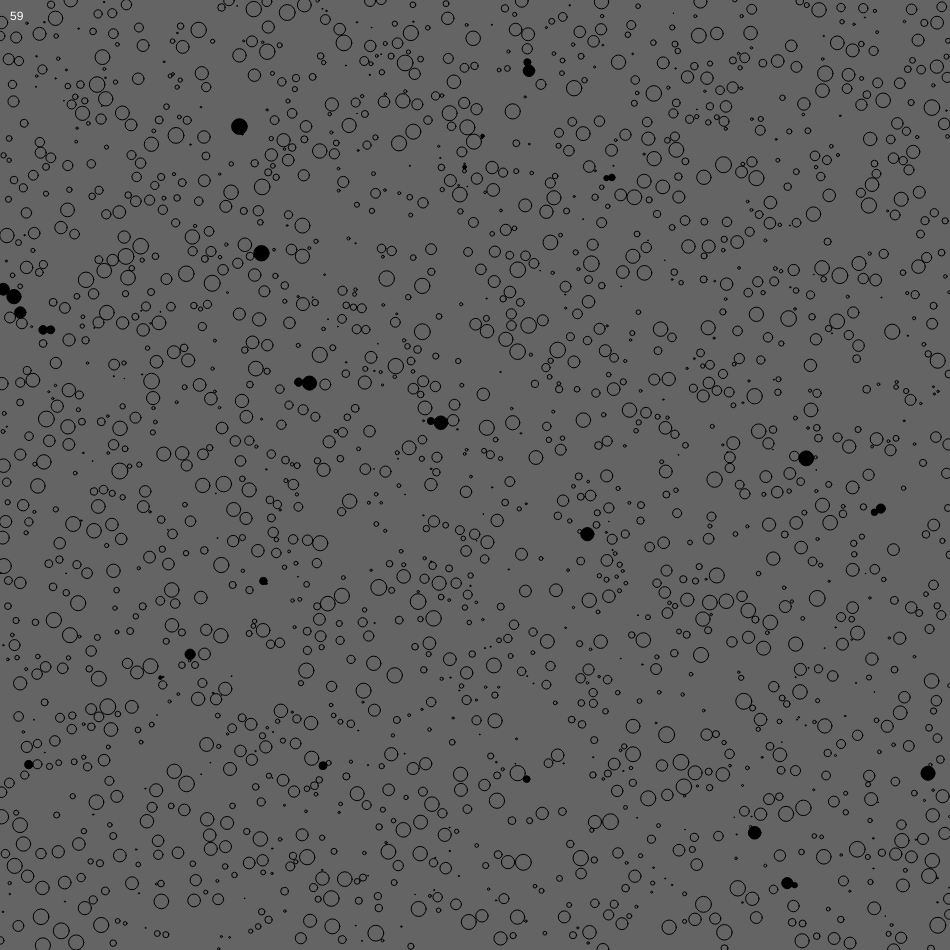
Frame 1 (no input)
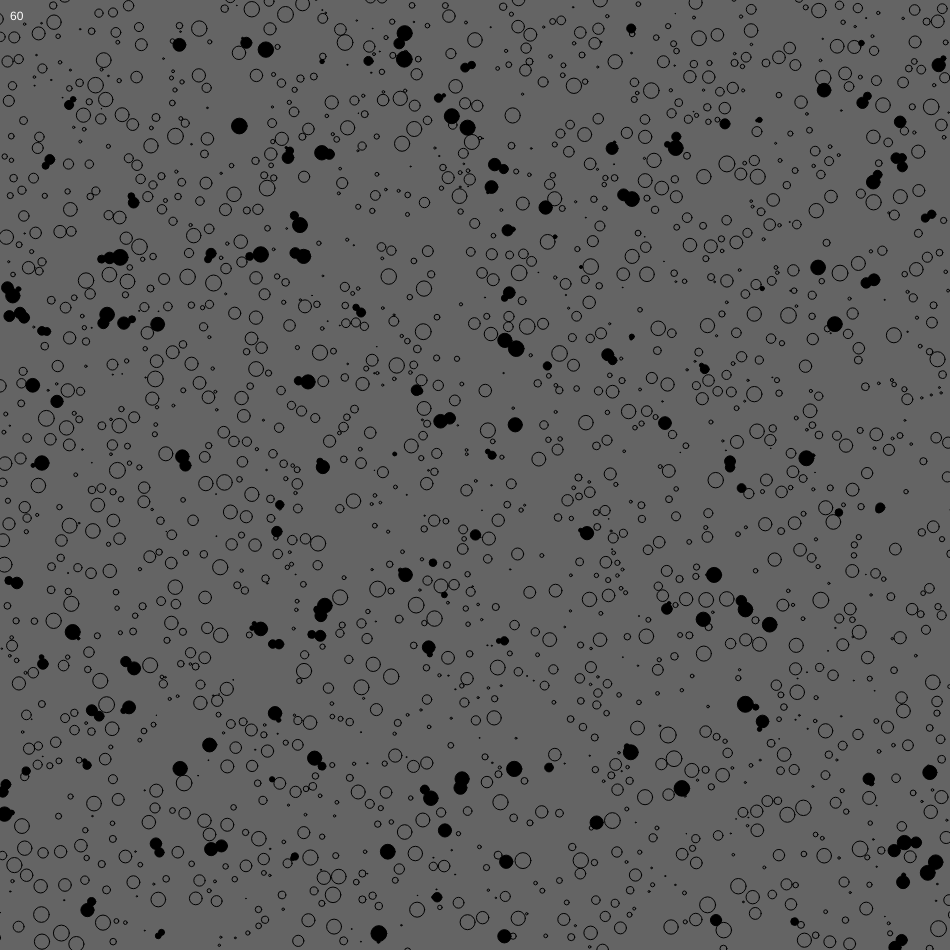
Frame 60 (no input)
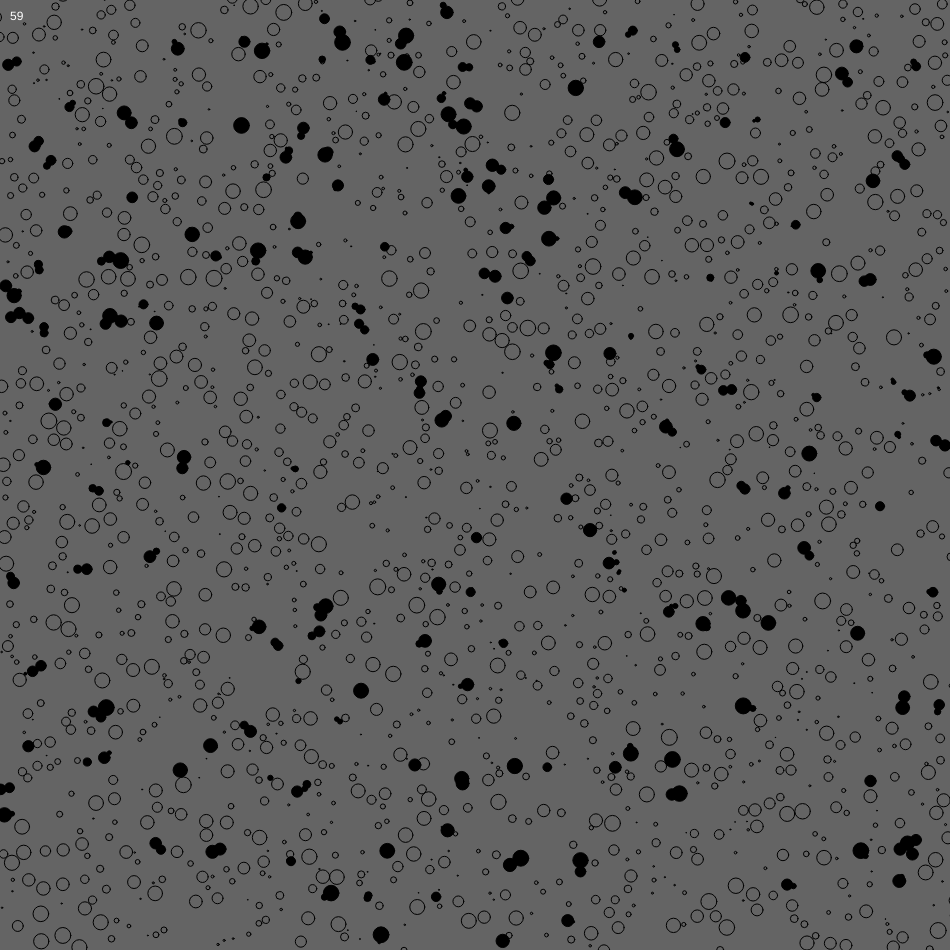
Frame 120 (the mouse pressed at the canvas centre since frame 60)

The p5.js sketch that drew these frames (run headless with seeded random() and noise() and a simulated clock; from frame 60 on, the mouse is pressed at the canvas centre):

// p5.js sketch
// ── sketch.js
let circles = []
let qTree

const count = 2000
const tries = 1000 // The number of tries before the loop exits
const detectionRadius = 20

const minRadius = .2
const maxRadius = 8

const treeCapacity = 5
const useQuadTree = true
const showQuadTree = false

function setup() {
  createCanvas(950, 950)
  if(useQuadTree) {
    const boundary = new Rect(width/2, height/2, width/2, height/2)
    qTree = new QuadTree(boundary, treeCapacity)
  }
  let cur = 0
  for(let i = 0; i < count; i++) {
    if(cur > tries) {
      break
    }
    let newCircle = new Circle(random(width), random(height), random(minRadius, maxRadius))
    if(newCircle.intersectsOtherCircles(circles)) {
      i--
      cur++
      continue
    }
    circles.push(newCircle)
  }
}

function draw() {
  background(100)
  if(useQuadTree) {
    qTree.buildTree(circles)
    for(let c of circles) {
      c.wiggle()
      let circles = qTree.query(new Circle(c.x, c.y, c.r))
      if(circles != null && circles.length > 1) {
        fill(0)
      } else {
        noFill()
      }
      c.show()
    }
    if(showQuadTree) {
      qTree.show()
    }
  } else {
    for(let c of circles) {
      c.wiggle()
      if(c.intersectsOtherCircles(circles)) {
        fill(0)
      } else {
        noFill()
      }
      c.show()
    }
  }
  fill(255)
  text(int(frameRate()), 10, 20)
}

function Circle(x, y, r) {
  this.x = x
  this.y = y
  this.r = r
}
Circle.prototype.wiggle = function() {
  this.x += random(-.5, .5)
  this.y += random(-.5, .5)
}
Circle.prototype.show = function() {
  push()
  translate(this.x, this.y)
  circle(0, 0, this.r * 2)
  pop()
}
Circle.prototype.intersectsOtherCircles = function(others) {
  for(let c of others) {
    if(c != this) {
      const condition = sq(this.x - c.x) + sq(this.y - c.y) < sq(this.r + c.r)
      if(condition) {
        return true
      }
    }
  }
}
Circle.prototype.contains = function(circle) {
  return sq(this.x - circle.x) + sq(this.y - circle.y) < sq(this.r + circle.r)
}
// ── quadtree.js
function QuadTree(boundary, capacity) {
    this.bounds = boundary
    this.capacity = capacity
    this.points = []
    this.NW
    this.NE
    this.SW
    this.SE
    this.divided = false
}
QuadTree.prototype.subdivide = function() {
    const x = this.bounds.x, y = this.bounds.y, w = this.bounds.w, h = this.bounds.h
    let NW = new Rect(x - w / 2, y - h / 2, w / 2, h / 2)
    this.NW = new QuadTree(NW, this.capacity)
    let NE = new Rect(x + w / 2, y - h / 2, w / 2, h / 2)
    this.NE = new QuadTree(NE, this.capacity)
    let SW = new Rect(x - w / 2, y + h / 2, w / 2, h / 2)
    this.SW = new QuadTree(SW, this.capacity)
    let SE = new Rect(x + w / 2, y + h / 2, w / 2, h / 2)
    this.SE = new QuadTree(SE, this.capacity)
    this.divided = true
}
QuadTree.prototype.insert = function(point) {
    if(!this.bounds.contains(point)) {
        return false
    }

    if(this.divided) {
        if(this.NW.insert(point)) {
            return true
        } else if(this.NE.insert(point)) {
            return true
        } else if(this.SW.insert(point)) {
            return true
        } else if(this.SE.insert(point)) {
            return true
        }
    } else {
        this.points.push(point)
        if(this.points.length > this.capacity) {
            this.subdivide()
            for(let i = 0; i < this.points.length; i++) {
                let pnt = this.points[i]
                if(this.NW.insert(pnt)) {
                    continue
                } else if(this.NE.insert(pnt)) {
                    continue
                } else if(this.SW.insert(pnt)) {
                    continue
                } else if(this.SE.insert(pnt)) {
                    continue
                }
            }
            this.points = []
            return true
        }
    }
}
QuadTree.prototype.show = function() {
    this.bounds.show()
    if(this.divided) {
        this.NW.show()
        this.NE.show()
        this.SW.show()
        this.SE.show()
    }
}
QuadTree.prototype.query = function(range, found) {
    if(!found) {
        found = []
    }

    if(!this.bounds.intersects(range)) {
        return null
    } else {
        if(this.divided) {
            this.NW.query(range, found)
            this.NE.query(range, found)
            this.SW.query(range, found)
            this.SE.query(range, found)
        }
        for(let i = 0; i < this.points.length; i++) {
            let p = this.points[i]
            if(range.contains(p)) {
                found.push(p)
            }
        }

    }

    return found
}
QuadTree.prototype.clear = function() {
    this.points = []
    this.NW = null
    this.NE = null
    this.SW = null
    this.SE = null
    this.divided = false
}
QuadTree.prototype.buildTree = function(points) {
    this.clear()
    for(let i = 0; i < points.length; i++) {
        let point = points[i]
        this.insert(point)
    }
}
QuadTree.prototype.setCapacity = function(newCap) {
    this.capacity = newCap
    let pnts = this.query(this.bounds)
    this.buildTree(pnts)
}

function Rect(x, y, w, h) {
    this.x = x
    this.y = y
    this.w = w
    this.h = h
}
Rect.prototype.contains = function(point) {
    return !(abs(point.x - this.x) > this.w || abs(point.y - this.y) > this.h)
}
Rect.prototype.intersects = function(other) {
    if(other.r) {
        return !(abs(this.x - other.x) > this.w + other.r || 
                 abs(this.y - other.y) > this.h + other.r)
    }
    return !(abs(this.x - other.x) > this.w + other.w || 
             abs(this.y - other.y) > this.h + other.h)
}
Rect.prototype.show = function() {
    push()
    noFill()
    stroke(30)
    rectMode(RADIUS)
    translate(this.x, this.y)
    rect(0, 0, this.w, this.h)
    pop()
}
